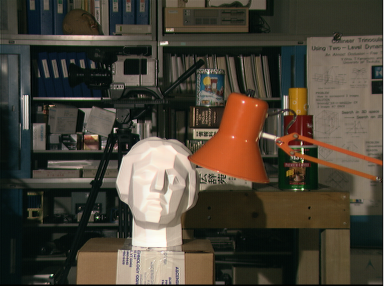
#> input picture images/stacked1.png, 384 x 286 px
$ python disparity.py   (Python 2 division)
#> lines starting #> are read from the running program, lines starting #| are printed output that depends on the picture; after the words box and inside, x2 and y2 are one past the last pixel; in counts of white or black regions, pixels touching at a corner belong together
#> further down, imgL is the input picture: shape (286, 384, 3); mean B, G, R 56.1, 68.5, 75.6
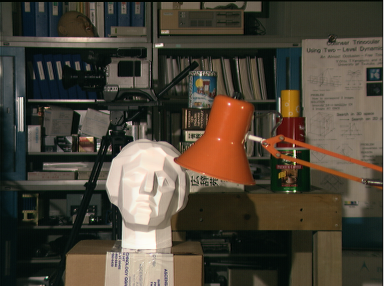
#> input picture images/stacked2.png, 384 x 286 px
#> further down, imgR is the input picture: shape (286, 384, 3); mean B, G, R 56.2, 68.7, 76.1
#!/usr/bin/env python

'''
Simple example of stereo image matching and point cloud generation.

Resulting .ply file cam be easily viewed using MeshLab ( http://meshlab.sourceforge.net/ )
'''

import numpy as np
import cv2

ply_header = '''ply
format ascii 1.0
element vertex %(vert_num)d
property float x
property float y
property float z
property uchar red
property uchar green
property uchar blue
end_header
'''

def write_ply(fn, verts, colors):
    verts = verts.reshape(-1, 3)
    colors = colors.reshape(-1, 3)
    verts = np.hstack([verts, colors])
    with open(fn, 'w') as f:
        f.write(ply_header % dict(vert_num=len(verts)))
        np.savetxt(f, verts, '%f %f %f %d %d %d')

def update(val = 0):
    # disparity range is tuned for 'aloe' image pair
#> called with val = 0
    stereo = cv2.StereoSGBM_create(
        minDisparity = min_disp,
        numDisparities = num_disp,
        blockSize = cv2.getTrackbarPos('window_size', 'disparity'),
        uniquenessRatio = cv2.getTrackbarPos('uniquenessRatio', 'disparity'),
        speckleWindowSize = cv2.getTrackbarPos('speckleWindowSize', 'disparity'),
        speckleRange = cv2.getTrackbarPos('speckleRange', 'disparity'),
        disp12MaxDiff = 10,
        P1 = 600,
        P2 = 2400
    )

    print 'computing disparity...'
    disp = stereo.compute(imgL, imgR).astype(np.float32) / 16.0
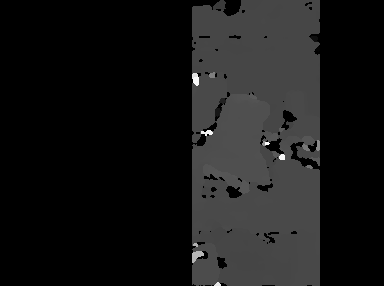
#> disp: shape (286, 384) float32; min -65, max 188.1, mean -41.8; drawn with min black and max white

    print 'generating 3d point cloud...',
    h, w = imgL.shape[:2]
#> h = 286; w = 384
    f = 0.8*w                          # guess for focal length
#> f = 307.2
    Q = np.float32([[1, 0, 0, -0.5*w],
                    [0,-1, 0,  0.5*h], # turn points 180 deg around x-axis,
                    [0, 0, 0,     -f], # so that y-axis looks up
                    [0, 0, 1,      0]])
    points = cv2.reprojectImageTo3D(disp, Q)
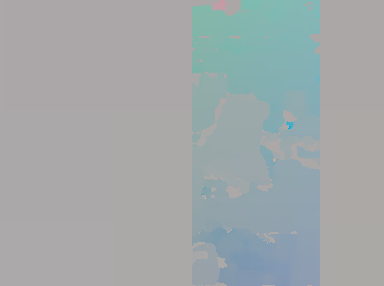
#> points: shape (286, 384, 3) float32; mean of channels 0, 1, 2 3.4, 0.4, -11.2; drawn with min black and max white
    colors = cv2.cvtColor(imgL, cv2.COLOR_BGR2RGB)
    mask = disp > disp.min()
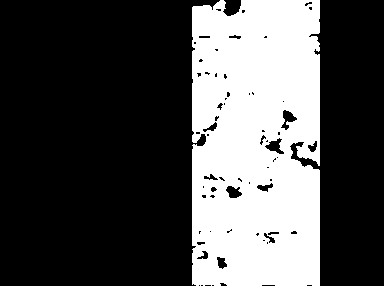
#> mask: shape (286, 384) bool; 31.4% white; 1 white region, box (x1, y1, x2, y2) and area: (192, 0, 320, 286) 34527
    out_points = points[mask]
    out_colors = colors[mask]
    out_fn = 'out.ply'
    write_ply('out.ply', out_points, out_colors)
    print '%s saved' % 'out.ply'

    cv2.imshow('left', imgL)
    cv2.imshow('disparity', (disp-min_disp)/num_disp)


if __name__ == "__main__":
    window_size = 9
    min_disp = -64
    num_disp = 192-min_disp
    blockSize = window_size
    uniquenessRatio = 7
    speckleRange = 8
    speckleWindowSize = 10
    disp12MaxDiff = 10
    P1 = 600
    P2 = 2400
    imgL = cv2.imread('images/stacked1.png')
    imgR = cv2.imread('images/stacked2.png')
    cv2.namedWindow('disparity')
    cv2.createTrackbar('speckleRange', 'disparity', speckleRange, 50, update)
    cv2.createTrackbar('window_size', 'disparity', window_size, 51, update)
    cv2.createTrackbar('speckleWindowSize', 'disparity', speckleWindowSize, 200, update)
    cv2.createTrackbar('uniquenessRatio', 'disparity', uniquenessRatio, 50, update)
    update()
    cv2.waitKey()
